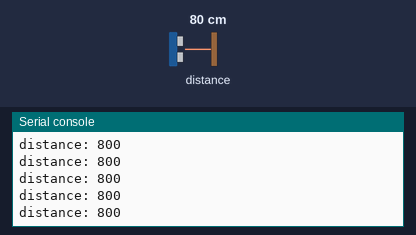
This program was run on a simulated Raspberry Pi Pico running MicroPython. Shown: the last lines printed to the serial console. Inputs (shaded band) come from the test bench; at power-on: distance to the obstacle 80 cm. Library files of the repository ran but are not shown: vl53l0x.py.

Above: at 1.3 s.
1.4 s: distance to the obstacle set to 2 cm
At 1.57 s:
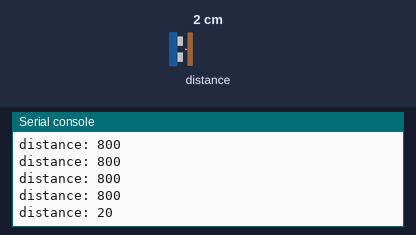
2.9 s: distance to the obstacle set to 4 cm
At 2.9 s:
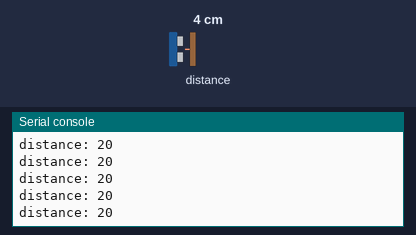
Timing chart, 0 to 5.9 s (numbered marks = the images above; inputs shaded):
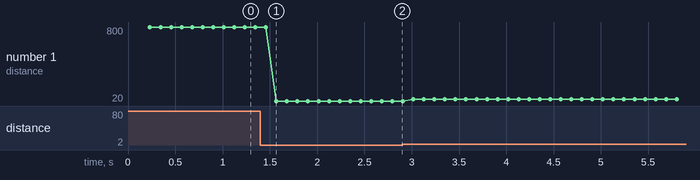

The program:

main.py
```python
from machine import Pin,I2C
import time
from vl53l0x import vl53l0x

i2c=I2C(0,scl=Pin(1),sda=Pin(0),freq=200000)
tof=vl53l0x(i2c)
time.sleep_ms(100)
while(1):
    distance=tof.measure()
    time.sleep_ms(100)
    if(tof.ready):
        #print("ready")
        print("distance: %d"%distance)
    else:
        print("not ready")
```

Measured:
- after the input at 1.4 s, the serial console: prints a new line after 0.17 s (image 1)
- plotted number 1: 800 → 20 after the input at 1.4 s, 20 → 40 after the input at 2.9 s
